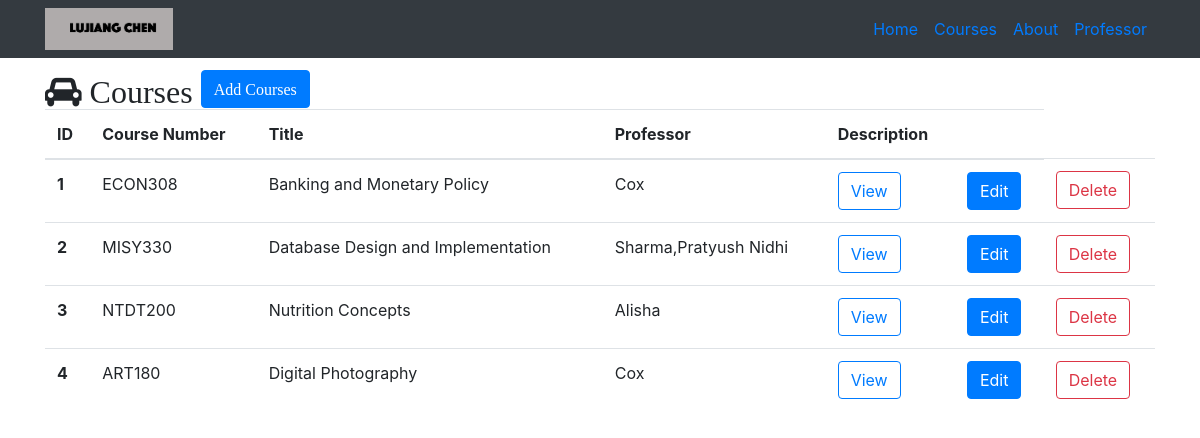
The app's page /courses, older data.
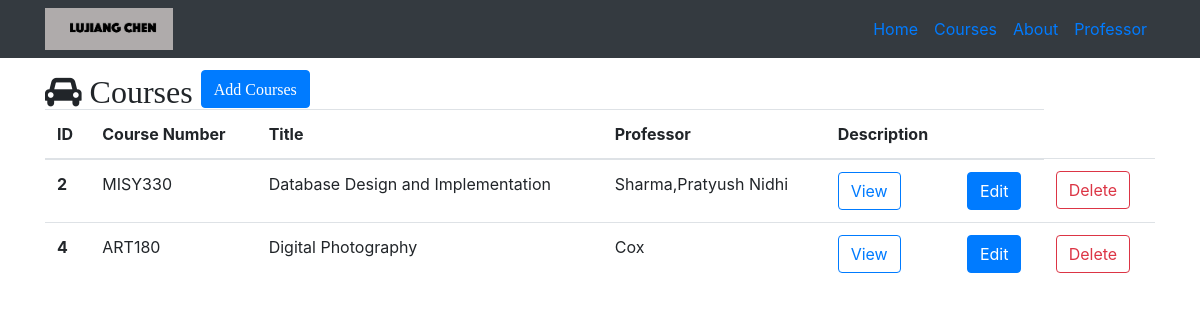
The same page, newer data.
### resume.py (models this page shows)
class Course(db.Model):
    __tablename__ = 'courses'
    id = db.Column(db.Integer, primary_key=True)
    number = db.Column(db.String(60))
    title = db.Column(db.String(256))
    description = db.Column(db.Text)
    professor_id = db.Column(db.Integer, db.ForeignKey('professors.id'))

class Professor(db.Model):
    __tablename__ = 'professors'
    id = db.Column(db.Integer, primary_key=True)
    name = db.Column(db.String(64))
    department = db.Column(db.String(64))
    courses = db.relationship('Course', backref='professor', cascade="delete")

### resume.py (the view)
@app.route('/courses')
def courses():
    courses = Course.query.all()
    return render_template('courses.html', courses=courses)

### templates/courses.html (shortened to what this page needs)
{% extends "home-base.html" %}
{% block head %} {{ super () }} {% endblock %}
{% block page_content %}
<div class="container">
  <i class="fa fa-car fa-2x" aria-hidden="true"> Courses
    <a href="/course/add" class="btn btn-primary" role="button" aria-disabled="true">Add Courses</a>
  </i>
  {% if courses %}
  <table class="table">
    <thead>
      <tr>
        <th>ID</th>
        <th>Course Number</th>
        <th>Title</th>
        <th>Professor</th>
        <th>Description</th>
        <th></th>
      </tr>
    </thead>
    <tbody>
      {% for course in courses %}
      <tr>
              <th scope="row">{{course.id}}</th>
              <td>{{course.number}}</td>
              <td>{{course.title}}</td>
              <td>{{course.professor.name}}</td>
              <td>
      <button type="button" class="btn btn-outline-primary" data-toggle="modal" data-target="#{{course.id}}">View</button>
      </td>
      <td>
        <a href="/course/edit/{{course.id}}" class="btn btn-primary" role="button" aria-disabled="true">Edit</a>
      </td>
       <td><a href="/course/delete/{{course.id}}" class="btn btn-outline-danger" role="button" aria-disabled="true">Delete</a></td>
      {% endfor%}
       </tr>
    </tbody>
  </table>
  {% else %}
  <h3>There are no courses in the database yet.</h3>
  {% endif %}
</div>
{% endblock %}

### templates/home-base.html (shortened to what this page needs)
<!DOCTYPE html>
<html>
  <head>
    {% block head %}
  <link rel="stylesheet" href="https://maxcdn.bootstrapcdn.com/bootstrap/4.0.0-beta.2/css/bootstrap.min.css">
  <link rel="stylesheet" href="https://maxcdn.bootstrapcdn.com/font-awesome/4.7.0/css/font-awesome.min.css">
  <link rel="stylesheet" type="text/css" href="{{ url_for('static', filename='resume.css') }}">
  {% endblock%}
  </head>
  <body>
    <nav class="navbar navbar-expand-lg navbar-blue bg-dark fixed-top">
      <div class="container">
        <img src="/static/NAME.png" alt="name" style="width:128px;height:px;" >
        <div class="collapse navbar-collapse" id="navbarResponsive">
          <ul class="navbar-nav ml-auto">
            <li class="nav-item">
              <a class="nav-link" href="http://127.0.0.1:5000/#">Home</a>
            </li>
            <li class="nav-item">
              <a class="nav-link" href="http://127.0.0.1:5000/courses">Courses</a>
            </li>
            <li class="nav-item">
              <a class="nav-link" href="http://127.0.0.1:5000/about">About</a>
            </li>
            <li class="nav-item">
            <a class="nav-link" href="http://127.0.0.1:5000/professors">Professor</a>
            </li>
          </ul>
        </div>
      </div>
    </nav>
  {% block page_content%}
  {% endblock%}
  </body>
</html>

### static/resume.css (style rules this page uses)
body { padding-top: 54px; }

### templates/home-base.html (style rules this page uses)
body { padding-top: 70px; }

Row changes from the older to the newer data that the page shows:
removed Course: id "1", number "ECON308", title "Banking and Monetary Policy", professor.name "Cox"
removed Course: id "3", number "NTDT200", title "Nutrition Concepts", professor.name "Alisha"
